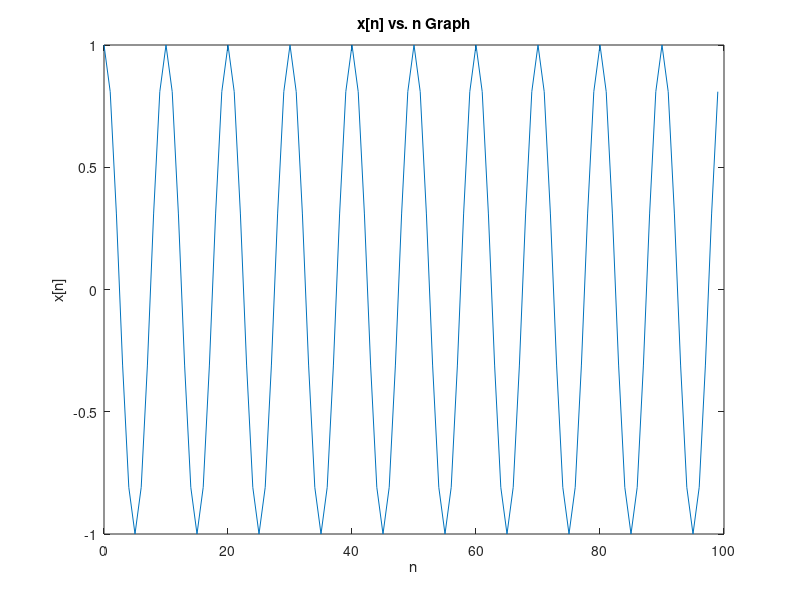
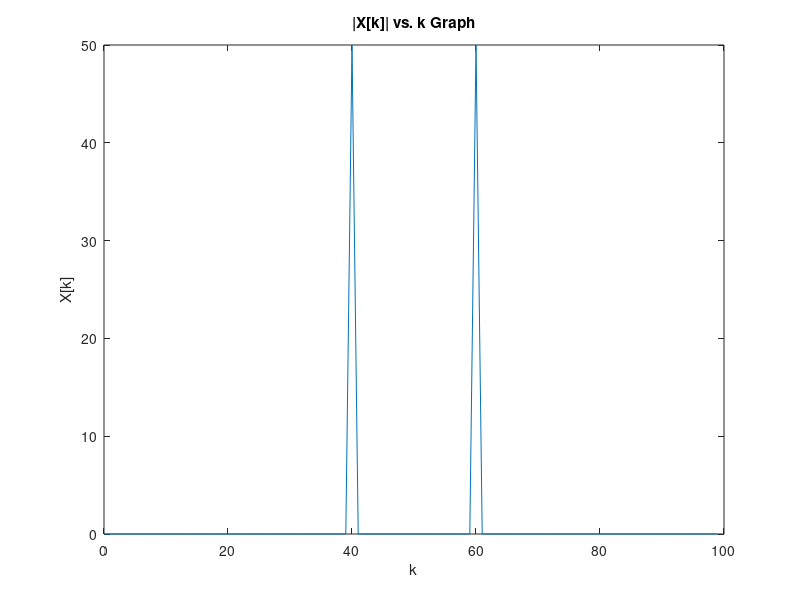
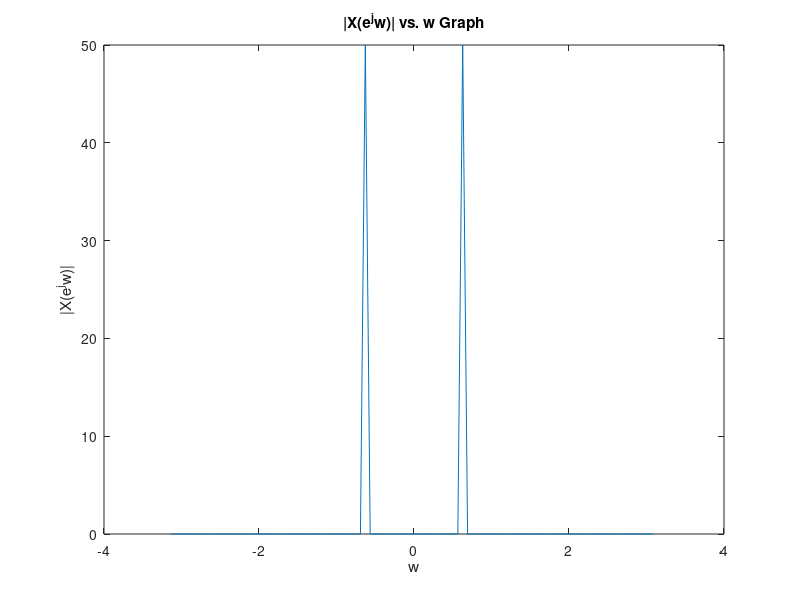

Write MATLAB code to recreate these figures, in order.
% Fourier transformation of the series x[n]=cos((2pi/5)*n)
% n is from 0 to 99

clc;
clear all;
close all;

n = 0:99;   % n is 0, 1, 2, ..., 99
x = cos(2 * pi / 10 * n);   % Here we form the series. 
figure;
plot(n, x); % We just plot x[n] vs. n
title('x[n] vs. n Graph');
xlabel('n');
ylabel('x[n]');

% Here we compute DFT of x[n]. Please note the we find X[k]
X = fft(x);
k = 0:length(X) - 1; % k is 0, 1, 2, ..., length(X)
figure;
% Below we plot |X[k]|
% In MATLAB 2013a, we have to call fftshift() after finding magnitude of
% X[k]. In the plotting, notice the impulses. They are at k=40 and k=60. 
% k=40 corresponds to -pi/5 and k=60 corresponds to pi/5.
plot(k, fftshift(abs(X)));
title('|X[k]| vs. k Graph');
xlabel('k');
ylabel('X[k]');

% Here we plot magnitude of DTFT of x[n], namely |X(e^jw)|. 
% Below, we form the w axis.
% k=0 corresponds to -pi, k=99 corresponds to pi-2pi/length(k).
w = -pi:2 * pi / length(k):pi - 2 * pi / length(k);
figure;
% Below, we plot |X(e^jw)| vs w as in the case for |X[k]|. 
plot(w, fftshift(abs(X)));
title('|X(e^jw)| vs. w Graph');
xlabel('w');
ylabel('|X(e^jw)|');

% In the figure, notice that impulses are at -pi/5 (approx. -0.628) and
% pi/5 (approx. 0.628). 
